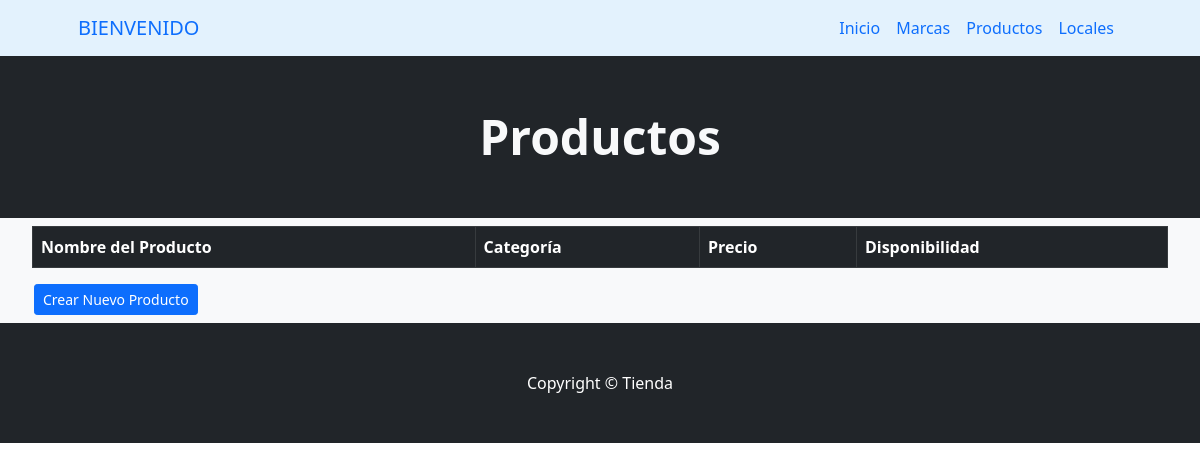
The page /app/productos/ on the database as committed earlier.
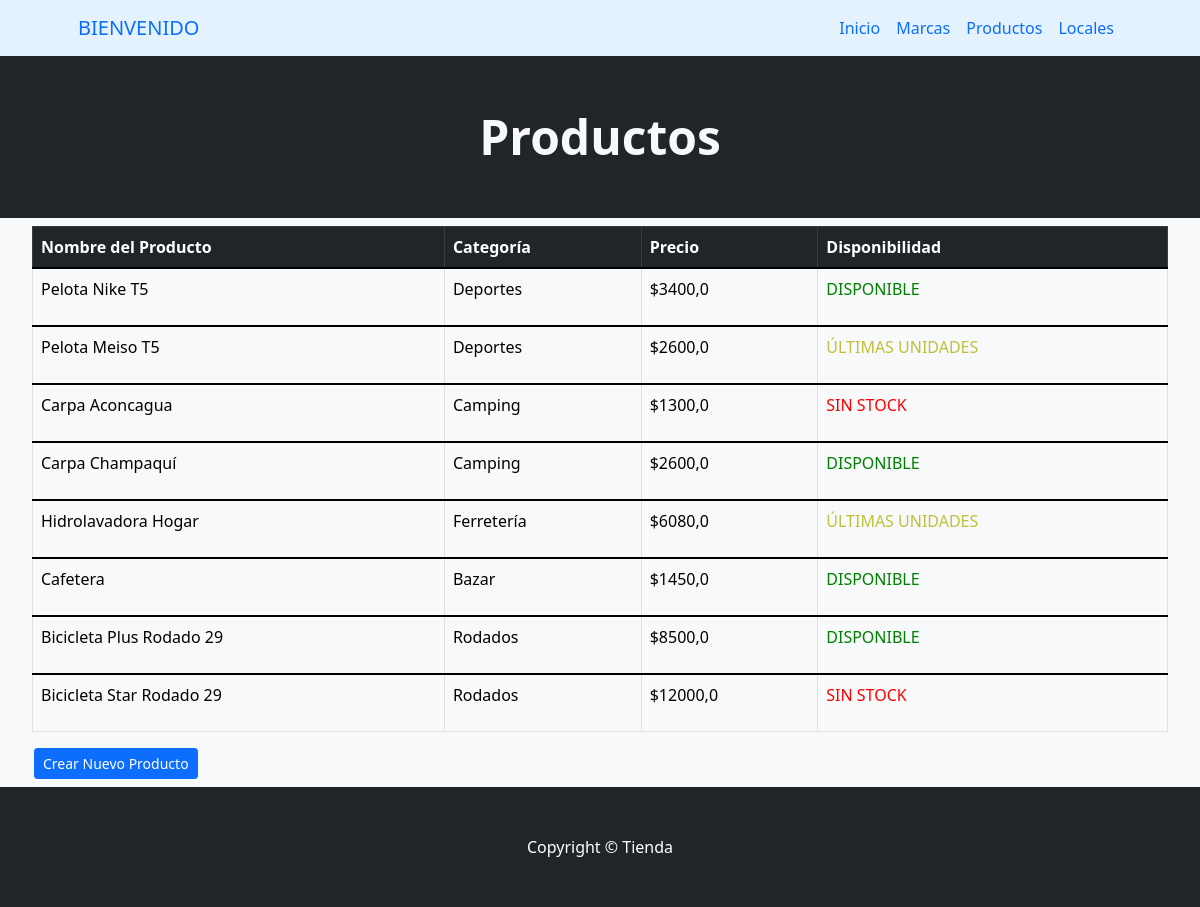
The same page on the database as committed later.
### Entrega1App/models.py (models this page shows)
class Productos(models.Model):
    nombre = models.CharField(max_length=30)
    CATEGORIAS = (
        (1, "Bazar"),
        (2, "Camping"),
        (3, "Rodados"),
        (4, "Deportes"),
        (5, "Ferretería"),
    )
    categoria = models.PositiveSmallIntegerField("Categoria",choices=CATEGORIAS)
    precio = models.FloatField("Precio $")
    stock = models.IntegerField("Stock")
    class Meta:
        verbose_name_plural = "Productos"

### Entrega1App/views.py (the view)
# urls.py: path("productos/", productos, name="productos"),
def productos(request):
    productos = Productos.objects.all()
    return render(request,"Entrega1App/productos.html",{"productos":productos})

### Entrega1App/templates/Entrega1App/productos.html (shortened to what this page needs)
{% extends 'Entrega1App/base.html' %}
{% load static %}
{% block descripcionPagina %}
Productos
{% endblock %}
{% block contenidoPagina %}
<section class="bg-light py-2">
    <div class="container px-1">
        <div class="row gx-1 justify-content-center">
                <table class="table table-light table-bordered">
                        <thead class="table-dark">
                        <tr>
                            <th scope="col">Nombre del Producto</th>
                            <th scope="col">Categoría</th>
                            <th scope="col">Precio</th>
                            <th scope="col">Disponibilidad</th>
                        </tr>
                        </thead>
                        <tbody>
                            {% for producto in productos %}
                                <tr>
                                    <td scope="1">{{producto.nombre}}</td>
                                    <td scope="2">{{producto.get_categoria_display}}</td>
                                    <td scope="3">${{producto.precio}}</td>
                                    <td scope="4">
                                    {% if producto.stock == 0 %}
                                        <p style="color: red;">SIN STOCK</p>
                                    {% elif producto.stock > 0 and producto.stock < 10 %}
                                        <p style="color: rgb(192, 192, 59);">ÚLTIMAS UNIDADES</p>
                                    {% else %}
                                        <p style="color: green;">DISPONIBLE</p>
                                    {% endif %}
                                    </td>
                                </tr>
                        </tbody>
                            {% endfor %}
                </table>
                    <a href="{%  url 'crear_producto' %}">
                        <button type="button" class="btn btn-primary btn-sm">Crear Nuevo Producto</button>
                    </a>
            </div>
        </div>
    </section>
{% endblock %}

Rows that differ between the two databases and show on the page:
added Productos: nombre "Pelota Nike T5", categoria "Deportes", precio "3400,0", stock "DISPONIBLE"
added Productos: nombre "Pelota Meiso T5", categoria "Deportes", precio "2600,0", stock "ÚLTIMAS UNIDADES"
added Productos: nombre "Carpa Aconcagua", categoria "Camping", precio "1300,0", stock "SIN STOCK"
added Productos: nombre "Carpa Champaquí", categoria "Camping", precio "2600,0", stock "DISPONIBLE"
added Productos: nombre "Hidrolavadora Hogar", categoria "Ferretería", precio "6080,0", stock "ÚLTIMAS UNIDADES"
added Productos: nombre "Cafetera", categoria "Bazar", precio "1450,0", stock "DISPONIBLE"
added Productos: nombre "Bicicleta Plus Rodado 29", categoria "Rodados", precio "8500,0", stock "DISPONIBLE"
added Productos: nombre "Bicicleta Star Rodado 29", categoria "Rodados", precio "12000,0", stock "SIN STOCK"
